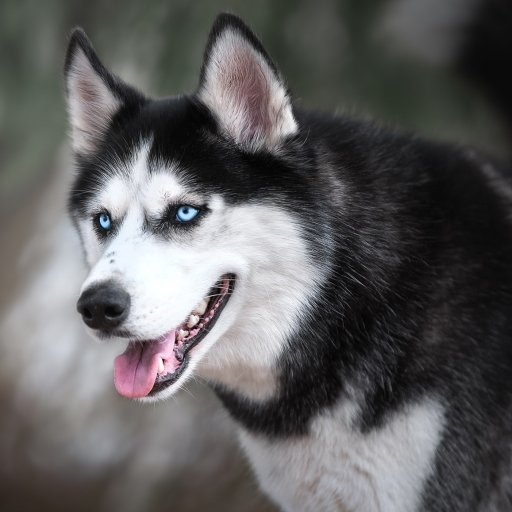
#> input picture images/dog.jpg, 512 x 512 px
$ python -i watermark.py   (imports and definitions only)
#> lines starting #> are read from the running program, lines starting #| are printed output that depends on the picture
import json

import cv2
import numpy as np
import pywt
from scipy.fftpack import dct, idct
from scipy.stats import binom

METHODS = ['dwt_dct', 'dwt_dct_svd']

# DCT coefficient used as the carrier by 'dwt_dct'
DCT_COEF = (0, 1)


# 2D DCT over the last two axes, works on one block or on a whole stack of blocks
def dct2(a):
    return dct(dct(a, axis=-1, norm='ortho'), axis=-2, norm='ortho')


def idct2(a):
    return idct(idct(a, axis=-2, norm='ortho'), axis=-1, norm='ortho')


# (h, w) -> (rows, cols, block, block)
def split_blocks(a, block):
    rows, cols = a.shape[0] // block, a.shape[1] // block
    return a.reshape(rows, block, cols, block).swapaxes(1, 2).copy()


# (rows, cols, block, block) -> (h, w)
def merge_blocks(blocks):
    rows, cols, block, _ = blocks.shape
    return blocks.swapaxes(1, 2).reshape(rows * block, cols * block)


def block_layout(n_blocks, metadata):
    # the seed decides which payload bit each block carries and the dither of each block,
    # so extraction can rebuild both from the metadata alone
    if n_blocks < metadata['n_bits']:
        raise ValueError(f"image too small: {n_blocks} blocks for {metadata['n_bits']} bits")
    rng = np.random.default_rng([metadata['seed'], 2])
    bit_of_block = np.empty(n_blocks, dtype=np.int64)
    bit_of_block[rng.permutation(n_blocks)] = np.arange(n_blocks) % metadata['n_bits']
    dither = rng.uniform(0.0, metadata['delta'], n_blocks)
    return bit_of_block, dither


def y_to_dct_blocks(Y, metadata):
    # use the largest top-left region whose LL subband splits exactly into blocks
    # (this also handles odd image sizes), the rest of the image stays untouched
    step = 2 * metadata['block']
    H, W = (Y.shape[0] // step) * step, (Y.shape[1] // step) * step

    # DWT -> blocks of LL -> DCT of every block
    LL, (LH, HL, HH) = pywt.dwt2(Y[:H, :W], metadata['wavelet'], mode='periodization')
    dct_blocks = dct2(split_blocks(LL, metadata['block']))
    return dct_blocks, (LH, HL, HH), H, W


def qim_embed(x, bits, dither, delta):
    # bit 0 lives on k*delta + dither, bit 1 on k*delta + dither + delta/2
    shift = dither + bits * (delta / 2.0)
    return np.round((x - shift) / delta) * delta + shift


# [4 lines left out: function qim_decode, not called in this run]


def embed_watermark(cover_path, method='dwt_dct_svd', n_bits=64, delta=0.2, seed=0, block=4,
                    wavelet='haar'):
#> called with cover_path = '../images/dog.jpg', method = 'dwt_dct_svd', n_bits = 64, delta = 0.2, seed = 0, block = 4, wavelet = 'haar'
    cover_bgr = cv2.imread(cover_path, cv2.IMREAD_COLOR)
#> cover_bgr is the input picture: shape (512, 512, 3); mean B, G, R 94.8, 94.4, 95.5
    if cover_bgr is None:
        raise FileNotFoundError(cover_path)

    # the watermark is a random bit string derived from the seed
    payload = np.random.default_rng([seed, 1]).integers(0, 2, n_bits)

    metadata = {
        'method': method,
        'seed': int(seed),
        'n_bits': int(n_bits),
        'payload': payload.tolist(),
        'delta': float(delta),
        'block': int(block),
        'wavelet': wavelet,
        'shape': [int(cover_bgr.shape[0]), int(cover_bgr.shape[1])]
    }

    # convert to YCrCb and split channels
    cover_ycrcb = cv2.cvtColor(cover_bgr, cv2.COLOR_BGR2YCrCb)
#> cover_ycrcb: shape (512, 512, 3); mean of channels 0, 1, 2 94.8, 128.5, 128
    Y, Cr, Cb = cv2.split(cover_ycrcb)
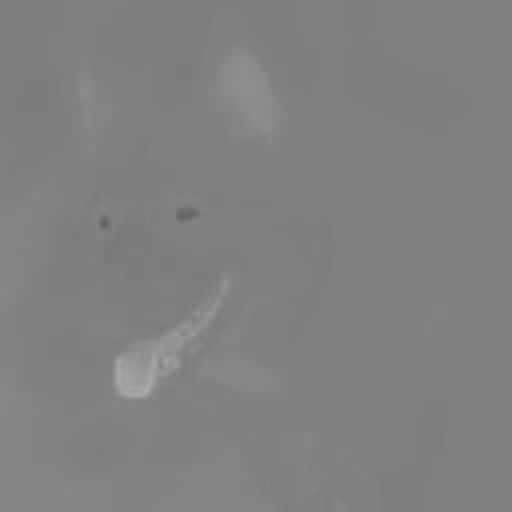
#> Cr: shape (512, 512); min 100, max 171, mean 128.5
    Y = Y.astype(np.float64) / 255.0

    # DWT -> DCT on the Y channel
    dct_blocks, details, H, W = y_to_dct_blocks(Y, metadata)
#> in y_to_dct_blocks, `LL, (LH, HL, HH) = pywt.dwt2(Y[:H, :W], metadata['wavelet'], mode='per..`:
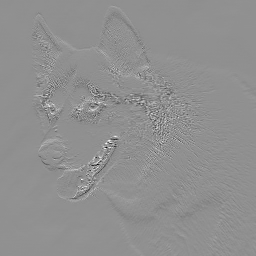
#> LH: shape (256, 256) float64; min -0.586, max 0.451, mean -0.000233; drawn with min black and max white
#> in y_to_dct_blocks, `LL, (LH, HL, HH) = pywt.dwt2(Y[:H, :W], metadata['wavelet'], mode='per..`:
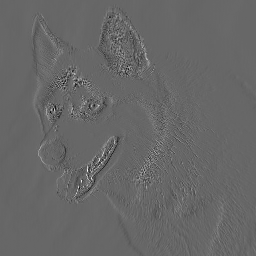
#> HL: shape (256, 256) float64; min -0.388, max 0.571, mean 0.000528; drawn with min black and max white
#> in y_to_dct_blocks, `LL, (LH, HL, HH) = pywt.dwt2(Y[:H, :W], metadata['wavelet'], mode='per..`:
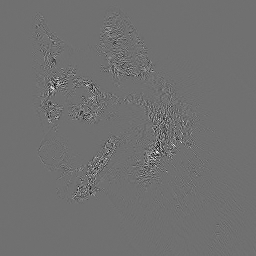
#> HH: shape (256, 256) float64; min -0.245, max 0.312, mean 1.96e-05; drawn with min black and max white
#> H = 512; W = 512
    rows, cols = dct_blocks.shape[:2]
#> rows = 64; cols = 64
    bit_of_block, dither = block_layout(rows * cols, metadata)
    bits = payload[bit_of_block].reshape(rows, cols)
    dither = dither.reshape(rows, cols)

    # embed one bit per block with QIM
    if method == 'dwt_dct':
        carrier = dct_blocks[..., DCT_COEF[0], DCT_COEF[1]]
        dct_blocks[..., DCT_COEF[0], DCT_COEF[1]] = qim_embed(carrier, bits, dither, delta)
    elif method == 'dwt_dct_svd':
        # carrier = largest singular value of each block's DCT matrix
        U_c, S_c, Vt_c = np.linalg.svd(dct_blocks)
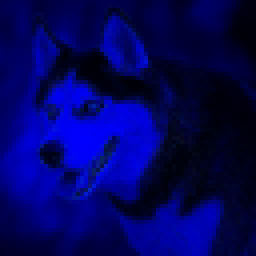
#> S_c: shape (64, 64, 4) float64 (shown 4 times larger); mean of channels 0, 1, 2, 3 2.99, 0.0834, 0.0319, 0.00771; drawn with min black and max white
        S_c[..., 0] = np.maximum(qim_embed(S_c[..., 0], bits, dither, delta), 0.0)
#> in qim_embed, `shift = dither + bits * (delta / 2.0)`:
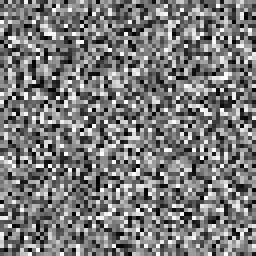
#> shift: shape (64, 64) float64 (shown 4 times larger); min 0.00019, max 0.3, mean 0.144; drawn with min black and max white
#> in qim_embed, `return np.round((x - shift) / delta) * delta + shift`:
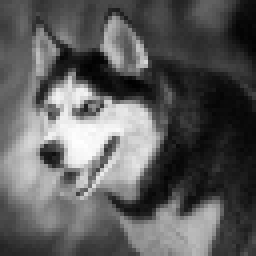
#> returned value: shape (64, 64) float64 (shown 4 times larger); min 0.119, max 8.04, mean 2.99; drawn with min black and max white
        dct_blocks = np.matmul(U_c, S_c[..., :, None] * Vt_c)  # U * S * Vt for every block
    else:
        raise ValueError(f'method must be one of {METHODS}')

    # inverse DCT -> inverse DWT
    LL_mod = merge_blocks(idct2(dct_blocks))
#> in merge_blocks, `rows, cols, block, _ = blocks.shape`: block = 4
    Y_watermarked = Y.copy()
    Y_watermarked[:H, :W] = pywt.idwt2((LL_mod, details), wavelet, mode='periodization')
    Y_watermarked = np.clip(Y_watermarked, 0.0, 1.0)
    Y_mod_uint8 = np.round(Y_watermarked * 255).astype(np.uint8)

    # merge back with untouched Cr and Cb channels, convert to BGR
    watermarked_ycrcb = cv2.merge([Y_mod_uint8, Cr, Cb])
#> watermarked_ycrcb: shape (512, 512, 3); mean of channels 0, 1, 2 94.8, 128.5, 128
    watermarked_bgr = cv2.cvtColor(watermarked_ycrcb, cv2.COLOR_YCrCb2BGR)

    return watermarked_bgr, metadata


# [60 lines left out: functions extract_watermark, detect_watermark, not called in this run]


def save_metadata(metadata, path):
    with open(path, 'w') as f:
        json.dump(metadata, f, indent=2)


def load_metadata(path):
    with open(path) as f:
        return json.load(f)

>>> result = embed_watermark('../images/dog.jpg')
